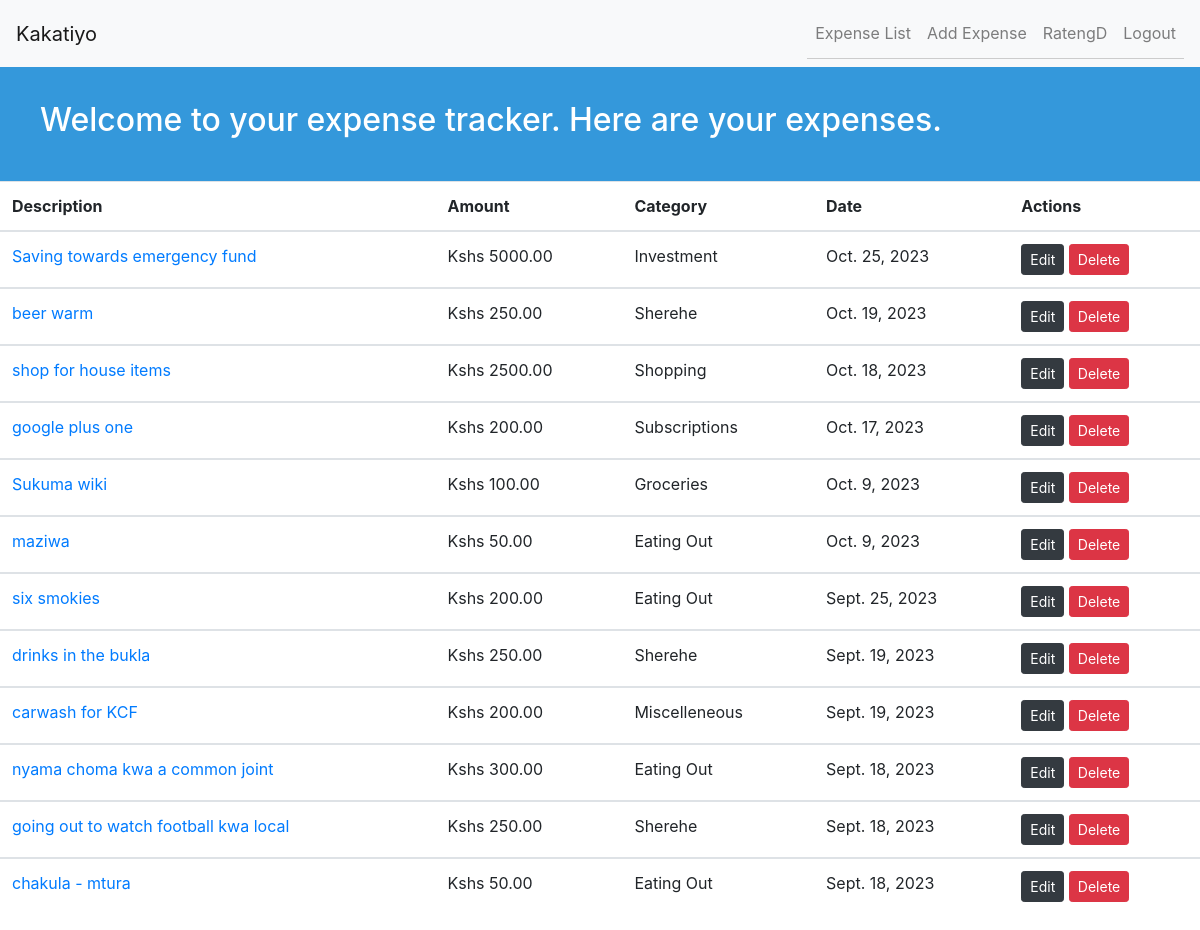
Page /expense/ (signed in) on the earlier database version.
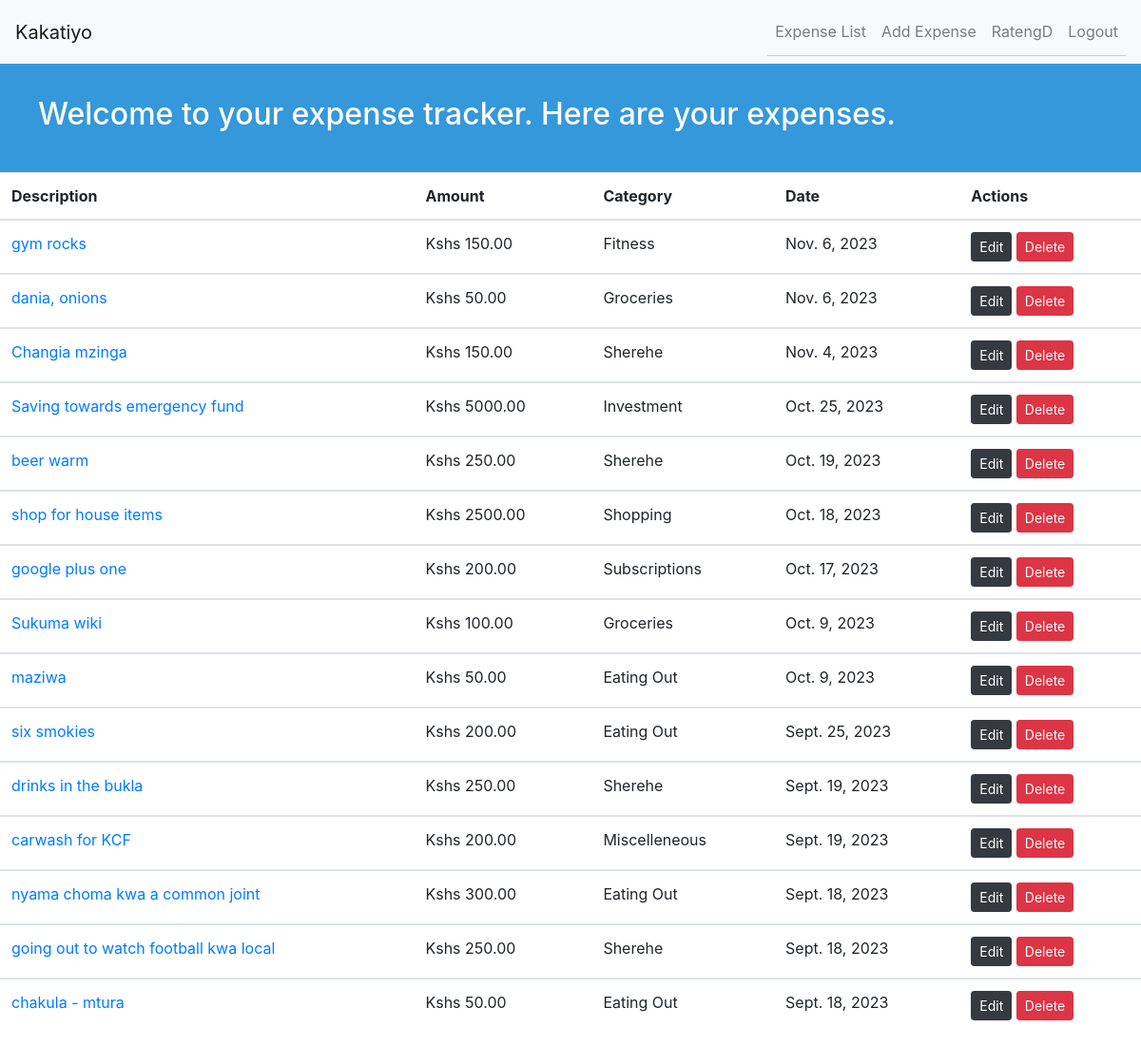
Same page on the later database version.
### tracker/models.py (models this page shows, shortened)
class Expense(models.Model):
    user = models.ForeignKey(User, on_delete=models.CASCADE)
    date = models.DateField()
    description = models.CharField(max_length=200)
    amount = models.DecimalField(max_digits=10, decimal_places=2)
    category = models.ForeignKey(
        Category, on_delete=models.SET_NULL, null=True, blank=True)

class Category(models.Model):
    name = models.CharField(max_length=100)
    def __str__(self):
        return self.name

### tracker/views.py (the view)
# urls.py: path('expense/', expense_list, name="expense_list"),
@login_required
def expense_list(request):
    expenses = Expense.objects.filter(user=request.user).order_by('-date')
    return render(request, 'tracker/expense_list.html', {'expenses': expenses})

### tracker/templates/tracker/expense_list.html
{% extends 'base.html' %} {% block content %}
<header class="py-4" style="background-color: #3498db; color: #fff">
	<div class="container">
		<div class="row">
			<h2>Welcome to your expense tracker. Here are your expenses.</h2>
		</div>
	</div>
</header>
<table class="table table-hover">
	<thead>
		<tr>
			<th scope="col">Description</th>
			<th scope="col">Amount</th>
			<th scope="col">Category</th>
			<th scope="col">Date</th>
			<th scope="col">Actions</th>
		</tr>
	</thead>
	{% for expense in expenses %}
	<tbody>
		<tr>
			<td scope="row">
				<a href="{% url 'expense_detail' expense.id %}">
					{{ expense.description }}</a
				>
			</td>
			<td>Kshs {{ expense.amount }}</td>
			<td>{{ expense.category }}</td>
			<td>{{ expense.date }}</td>
			<td>
				{% if user.is_authenticated %}
				<a
					href="{% url 'edit_expense' expense.id %}"
					class="btn btn-dark btn-sm"
					>Edit</a
				>
				<a
					href="{% url 'delete_expense' expense.id %}"
					class="btn btn-danger btn-sm"
					>Delete</a
				>
				{% endif %}
			</td>
		</tr>
	</tbody>
	{% endfor %}
</table>
{% endblock content %}

### tracker/templates/base.html (shortened to what this page needs)
{% load static %}
<!DOCTYPE html>
<html lang="en">
	<head>
		<link rel="stylesheet" href="{% static 'css/styles.css' %}" />
		<link
			rel="stylesheet"
			href="https://cdn.jsdelivr.net/npm/bootstrap@4.0.0/dist/css/bootstrap.min.css"
		/>
	</head>
	<body>
		{% include 'navbar.html' %}  {% block content %}{% endblock content %}
	</body>
</html>

### tracker/templates/navbar.html (shortened to what this page needs)
<nav class="navbar navbar-expand-lg navbar-light bg-light">
	<a class="navbar-brand" href="{% url 'home' %}"> Kakatiyo</a>
	<div class="collapse navbar-collapse" id="navbarNav">
		<ul class="navbar-nav ml-auto">
			{% if user.is_authenticated %}
			<li class="nav-item">
				<a class="nav-link" href="{% url 'expense_list' %}">Expense List</a>
			</li>
			<li class="nav-item">
				<a class="nav-link" href="{% url 'add_expense' %}">Add Expense</a>
			</li>
			<li class="nav-item">
				<a class="nav-link" href="#"> {{ user.username }} </a>
			</li>
			<li class="nav-item">
				<a class="nav-link" href="{% url 'logout' %}">Logout</a>
			</li>
			{% endif %}
		</ul>
	</div>
</nav>

### static/css/styles.css (style rules this page uses)
h2 { text-align: center; background-color: #3498db; color: #fff; padding: 10px; }
ul { list-style-type: none; padding: 0; }
li { padding: 5px 0; border-bottom: 1px solid #ccc; }
.btn-danger { background-color: #e74c3c; color: #fff; padding: 5px 10px; border: none; border-radius: 5px; cursor: pointer; }

Differences in the rows shown:
added Expense: description "gym rocks", amount "150.00", category "Fitness", date "Nov. 6, 2023"
added Expense: description "dania, onions", amount "50.00", category "Groceries", date "Nov. 6, 2023"
added Expense: description "Changia mzinga", amount "150.00", category "Sherehe", date "Nov. 4, 2023"
